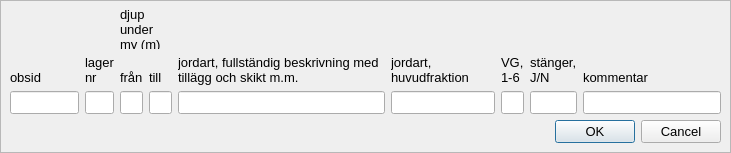
<?xml version="1.0" encoding="UTF-8"?>
<ui version="4.0">
 <class>Dialog</class>
 <widget class="QDialog" name="dialog">
  <property name="geometry">
   <rect>
    <x>0</x>
    <y>0</y>
    <width>731</width>
    <height>153</height>
   </rect>
  </property>
  <property name="sizePolicy">
   <sizepolicy hsizetype="Preferred" vsizetype="Fixed">
    <horstretch>0</horstretch>
    <verstretch>0</verstretch>
   </sizepolicy>
  </property>
  <property name="minimumSize">
   <size>
    <width>500</width>
    <height>120</height>
   </size>
  </property>
  <property name="maximumSize">
   <size>
    <width>16777215</width>
    <height>163</height>
   </size>
  </property>
  <property name="windowTitle">
   <string>Dialog</string>
  </property>
  <layout class="QGridLayout" name="grid_layout_2">
   <property name="margin">
    <number>0</number>
   </property>
   <property name="spacing">
    <number>0</number>
   </property>
   <item row="0" column="0">
    <widget class="QFrame" name="frame">
     <property name="frameShape">
      <enum>QFrame::StyledPanel</enum>
     </property>
     <property name="frameShadow">
      <enum>QFrame::Raised</enum>
     </property>
     <property name="lineWidth">
      <number>0</number>
     </property>
     <layout class="QGridLayout" name="grid_layout" columnstretch="20,4,6,6,60,30,6,6,40">
      <item row="0" column="0" colspan="2">
       <spacer name="horizontalSpacer">
        <property name="orientation">
         <enum>Qt::Horizontal</enum>
        </property>
        <property name="sizeHint" stdset="0">
         <size>
          <width>108</width>
          <height>20</height>
         </size>
        </property>
       </spacer>
      </item>
      <item row="0" column="2" colspan="2">
       <widget class="QLabel" name="label_5">
        <property name="font">
         <font>
          <family>Arial</family>
          <pointsize>10</pointsize>
         </font>
        </property>
        <property name="text">
         <string>djup under my (m)</string>
        </property>
        <property name="wordWrap">
         <bool>true</bool>
        </property>
       </widget>
      </item>
      <item row="0" column="4" colspan="5">
       <spacer name="horizontalSpacer_2">
        <property name="orientation">
         <enum>Qt::Horizontal</enum>
        </property>
        <property name="sizeHint" stdset="0">
         <size>
          <width>518</width>
          <height>20</height>
         </size>
        </property>
       </spacer>
      </item>
      <item row="1" column="0">
       <widget class="QLabel" name="label">
        <property name="sizePolicy">
         <sizepolicy hsizetype="Preferred" vsizetype="Expanding">
          <horstretch>0</horstretch>
          <verstretch>0</verstretch>
         </sizepolicy>
        </property>
        <property name="font">
         <font>
          <family>Arial</family>
          <pointsize>10</pointsize>
         </font>
        </property>
        <property name="text">
         <string>obsid</string>
        </property>
        <property name="alignment">
         <set>Qt::AlignBottom|Qt::AlignLeading|Qt::AlignLeft</set>
        </property>
        <property name="wordWrap">
         <bool>true</bool>
        </property>
       </widget>
      </item>
      <item row="1" column="1">
       <widget class="QLabel" name="label_2">
        <property name="sizePolicy">
         <sizepolicy hsizetype="Preferred" vsizetype="Expanding">
          <horstretch>0</horstretch>
          <verstretch>0</verstretch>
         </sizepolicy>
        </property>
        <property name="font">
         <font>
          <family>Arial</family>
          <pointsize>10</pointsize>
         </font>
        </property>
        <property name="text">
         <string>lager nr</string>
        </property>
        <property name="alignment">
         <set>Qt::AlignBottom|Qt::AlignLeading|Qt::AlignLeft</set>
        </property>
        <property name="wordWrap">
         <bool>true</bool>
        </property>
       </widget>
      </item>
      <item row="1" column="2">
       <widget class="QLabel" name="label_3">
        <property name="sizePolicy">
         <sizepolicy hsizetype="Preferred" vsizetype="Expanding">
          <horstretch>0</horstretch>
          <verstretch>0</verstretch>
         </sizepolicy>
        </property>
        <property name="font">
         <font>
          <family>Arial</family>
          <pointsize>10</pointsize>
         </font>
        </property>
        <property name="text">
         <string>från</string>
        </property>
        <property name="alignment">
         <set>Qt::AlignBottom|Qt::AlignLeading|Qt::AlignLeft</set>
        </property>
        <property name="wordWrap">
         <bool>true</bool>
        </property>
       </widget>
      </item>
      <item row="1" column="3">
       <widget class="QLabel" name="label_4">
        <property name="sizePolicy">
         <sizepolicy hsizetype="Preferred" vsizetype="Expanding">
          <horstretch>0</horstretch>
          <verstretch>0</verstretch>
         </sizepolicy>
        </property>
        <property name="font">
         <font>
          <family>Arial</family>
          <pointsize>10</pointsize>
         </font>
        </property>
        <property name="text">
         <string>till</string>
        </property>
        <property name="alignment">
         <set>Qt::AlignBottom|Qt::AlignLeading|Qt::AlignLeft</set>
        </property>
        <property name="wordWrap">
         <bool>true</bool>
        </property>
       </widget>
      </item>
      <item row="1" column="4">
       <widget class="QLabel" name="label_6">
        <property name="sizePolicy">
         <sizepolicy hsizetype="Preferred" vsizetype="Expanding">
          <horstretch>0</horstretch>
          <verstretch>0</verstretch>
         </sizepolicy>
        </property>
        <property name="font">
         <font>
          <family>Arial</family>
          <pointsize>10</pointsize>
         </font>
        </property>
        <property name="text">
         <string>jordart, fullständig beskrivning med tillägg och skikt m.m.</string>
        </property>
        <property name="alignment">
         <set>Qt::AlignBottom|Qt::AlignLeading|Qt::AlignLeft</set>
        </property>
        <property name="wordWrap">
         <bool>true</bool>
        </property>
       </widget>
      </item>
      <item row="1" column="5">
       <widget class="QLabel" name="label_7">
        <property name="sizePolicy">
         <sizepolicy hsizetype="Preferred" vsizetype="Expanding">
          <horstretch>0</horstretch>
          <verstretch>0</verstretch>
         </sizepolicy>
        </property>
        <property name="font">
         <font>
          <family>Arial</family>
          <pointsize>10</pointsize>
         </font>
        </property>
        <property name="text">
         <string>jordart, huvudfraktion</string>
        </property>
        <property name="alignment">
         <set>Qt::AlignBottom|Qt::AlignLeading|Qt::AlignLeft</set>
        </property>
        <property name="wordWrap">
         <bool>true</bool>
        </property>
       </widget>
      </item>
      <item row="1" column="6">
       <widget class="QLabel" name="label_8">
        <property name="sizePolicy">
         <sizepolicy hsizetype="Preferred" vsizetype="Expanding">
          <horstretch>0</horstretch>
          <verstretch>0</verstretch>
         </sizepolicy>
        </property>
        <property name="font">
         <font>
          <family>Arial</family>
          <pointsize>10</pointsize>
         </font>
        </property>
        <property name="text">
         <string>VG, 1-6</string>
        </property>
        <property name="alignment">
         <set>Qt::AlignBottom|Qt::AlignLeading|Qt::AlignLeft</set>
        </property>
        <property name="wordWrap">
         <bool>true</bool>
        </property>
       </widget>
      </item>
      <item row="1" column="7">
       <widget class="QLabel" name="label_9">
        <property name="sizePolicy">
         <sizepolicy hsizetype="Preferred" vsizetype="Expanding">
          <horstretch>0</horstretch>
          <verstretch>0</verstretch>
         </sizepolicy>
        </property>
        <property name="font">
         <font>
          <family>Arial</family>
          <pointsize>10</pointsize>
         </font>
        </property>
        <property name="text">
         <string>stänger, J/N</string>
        </property>
        <property name="alignment">
         <set>Qt::AlignBottom|Qt::AlignLeading|Qt::AlignLeft</set>
        </property>
        <property name="wordWrap">
         <bool>true</bool>
        </property>
       </widget>
      </item>
      <item row="1" column="8">
       <widget class="QLabel" name="label_10">
        <property name="sizePolicy">
         <sizepolicy hsizetype="Preferred" vsizetype="Expanding">
          <horstretch>0</horstretch>
          <verstretch>0</verstretch>
         </sizepolicy>
        </property>
        <property name="font">
         <font>
          <family>Arial</family>
          <pointsize>10</pointsize>
         </font>
        </property>
        <property name="text">
         <string>kommentar</string>
        </property>
        <property name="alignment">
         <set>Qt::AlignBottom|Qt::AlignLeading|Qt::AlignLeft</set>
        </property>
        <property name="wordWrap">
         <bool>true</bool>
        </property>
       </widget>
      </item>
      <item row="2" column="0">
       <widget class="QLineEdit" name="obsid">
        <property name="font">
         <font>
          <family>Arial</family>
          <pointsize>10</pointsize>
         </font>
        </property>
        <property name="toolTip">
         <string>&lt;html&gt;&lt;head/&gt;&lt;body&gt;&lt;p&gt;&lt;span style=&quot; font-family:'Arial,sans-serif'; font-size:8pt; color:#000000; background-color:#ffffff;&quot;&gt;obsid must exist in obs_points.obsid&lt;/span&gt;&lt;/p&gt;&lt;/body&gt;&lt;/html&gt;</string>
        </property>
       </widget>
      </item>
      <item row="2" column="1">
       <widget class="QLineEdit" name="stratid">
        <property name="font">
         <font>
          <family>Arial</family>
          <pointsize>10</pointsize>
         </font>
        </property>
        <property name="toolTip">
         <string>&lt;html&gt;&lt;head/&gt;&lt;body&gt;&lt;p&gt;&lt;span style=&quot; font-family:'Arial,sans-serif'; font-size:8pt; color:#000000; background-color:#ffffff;&quot;&gt;Stratigraphy layer ID for the obsid, starts with layer 1 from ground surface and increases below&lt;/span&gt;&lt;/p&gt;&lt;/body&gt;&lt;/html&gt;</string>
        </property>
       </widget>
      </item>
      <item row="2" column="2">
       <widget class="QLineEdit" name="depthtop">
        <property name="font">
         <font>
          <family>Arial</family>
          <pointsize>10</pointsize>
         </font>
        </property>
        <property name="toolTip">
         <string>&lt;html&gt;&lt;head/&gt;&lt;body&gt;&lt;p&gt;&lt;span style=&quot; font-family:'Arial,sans-serif'; font-size:8pt; color:#000000; background-color:#ffffff;&quot;&gt;Depth, from surface level, to top of the stratigraphy layer&lt;/span&gt;&lt;/p&gt;&lt;/body&gt;&lt;/html&gt;</string>
        </property>
       </widget>
      </item>
      <item row="2" column="3">
       <widget class="QLineEdit" name="depthbot">
        <property name="font">
         <font>
          <family>Arial</family>
          <pointsize>10</pointsize>
         </font>
        </property>
        <property name="toolTip">
         <string>&lt;html&gt;&lt;head/&gt;&lt;body&gt;&lt;p&gt;&lt;span style=&quot; font-family:'Arial,sans-serif'; font-size:8pt; color:#000000; background-color:#ffffff;&quot;&gt;Depth, from surface level, to bottom of the stratigraphy layer&lt;/span&gt;&lt;/p&gt;&lt;/body&gt;&lt;/html&gt;</string>
        </property>
       </widget>
      </item>
      <item row="2" column="4">
       <widget class="QLineEdit" name="geology">
        <property name="font">
         <font>
          <family>Arial</family>
          <pointsize>10</pointsize>
         </font>
        </property>
        <property name="toolTip">
         <string>&lt;html&gt;&lt;head/&gt;&lt;body&gt;&lt;p&gt;&lt;span style=&quot; font-family:'Arial,sans-serif'; font-size:8pt; color:#000000; background-color:#ffffff;&quot;&gt;Full description of geology&lt;/span&gt;&lt;/p&gt;&lt;/body&gt;&lt;/html&gt;</string>
        </property>
       </widget>
      </item>
      <item row="2" column="5">
       <widget class="QLineEdit" name="geoshort">
        <property name="font">
         <font>
          <family>Arial</family>
          <pointsize>10</pointsize>
         </font>
        </property>
        <property name="toolTip">
         <string>&lt;html&gt;&lt;head/&gt;&lt;body&gt;&lt;p&gt;&lt;span style=&quot; font-family:'Arial,sans-serif'; font-size:8pt; color:#000000; background-color:#ffffff;&quot;&gt;Short description of geology, should correspond to the dictionaries used. Stratigraphy plot looks in this field and relates to coded dictionaries with fill patterns and colors. (See geocolorsymbols() in code midvatten_defs.py)&lt;/span&gt;&lt;/p&gt;&lt;/body&gt;&lt;/html&gt;</string>
        </property>
       </widget>
      </item>
      <item row="2" column="6">
       <widget class="QLineEdit" name="capacity">
        <property name="font">
         <font>
          <family>Arial</family>
          <pointsize>10</pointsize>
         </font>
        </property>
        <property name="toolTip">
         <string>&lt;html&gt;&lt;head/&gt;&lt;body&gt;&lt;p&gt;&lt;span style=&quot; font-family:'Arial,sans-serif'; font-size:8pt; color:#000000; background-color:#ffffff;&quot;&gt;Well capacity at the layer, may also be waterloss or similar. If using notations 1, 2, 3, 4-, 4, and so on until 6+ it will match color codes in Midvatten plugin.  (See code midvatten_defs.py)&lt;/span&gt;&lt;/p&gt;&lt;/body&gt;&lt;/html&gt;</string>
        </property>
       </widget>
      </item>
      <item row="2" column="7">
       <widget class="QLineEdit" name="development">
        <property name="font">
         <font>
          <family>Arial</family>
          <pointsize>10</pointsize>
         </font>
        </property>
        <property name="toolTip">
         <string>&lt;html&gt;&lt;head/&gt;&lt;body&gt;&lt;p&gt;&lt;span style=&quot; font-family:'Arial,sans-serif'; font-size:8pt; color:#000000; background-color:#ffffff;&quot;&gt;Well development - Is the flushed water clear and free of suspended solids?&lt;/span&gt;&lt;/p&gt;&lt;/body&gt;&lt;/html&gt;</string>
        </property>
       </widget>
      </item>
      <item row="2" column="8">
       <widget class="QLineEdit" name="comment">
        <property name="font">
         <font>
          <family>Arial</family>
          <pointsize>10</pointsize>
         </font>
        </property>
        <property name="toolTip">
         <string>&lt;html&gt;&lt;head/&gt;&lt;body&gt;&lt;p&gt;Comment&lt;/p&gt;&lt;/body&gt;&lt;/html&gt;</string>
        </property>
       </widget>
      </item>
      <item row="3" column="0" colspan="7">
       <spacer name="horizontalSpacer_3">
        <property name="orientation">
         <enum>Qt::Horizontal</enum>
        </property>
        <property name="sizeHint" stdset="0">
         <size>
          <width>528</width>
          <height>20</height>
         </size>
        </property>
       </spacer>
      </item>
      <item row="3" column="7" colspan="2">
       <widget class="QDialogButtonBox" name="button_box">
        <property name="font">
         <font>
          <family>Arial</family>
          <pointsize>10</pointsize>
         </font>
        </property>
        <property name="orientation">
         <enum>Qt::Horizontal</enum>
        </property>
        <property name="standardButtons">
         <set>QDialogButtonBox::Cancel|QDialogButtonBox::Ok</set>
        </property>
       </widget>
      </item>
     </layout>
    </widget>
   </item>
  </layout>
 </widget>
 <resources/>
 <connections>
  <connection>
   <sender>button_box</sender>
   <signal>accepted()</signal>
   <receiver>dialog</receiver>
   <slot>accept()</slot>
   <hints>
    <hint type="sourcelabel">
     <x>248</x>
     <y>254</y>
    </hint>
    <hint type="destinationlabel">
     <x>157</x>
     <y>274</y>
    </hint>
   </hints>
  </connection>
  <connection>
   <sender>button_box</sender>
   <signal>rejected()</signal>
   <receiver>dialog</receiver>
   <slot>reject()</slot>
   <hints>
    <hint type="sourcelabel">
     <x>316</x>
     <y>260</y>
    </hint>
    <hint type="destinationlabel">
     <x>286</x>
     <y>274</y>
    </hint>
   </hints>
  </connection>
 </connections>
</ui>
